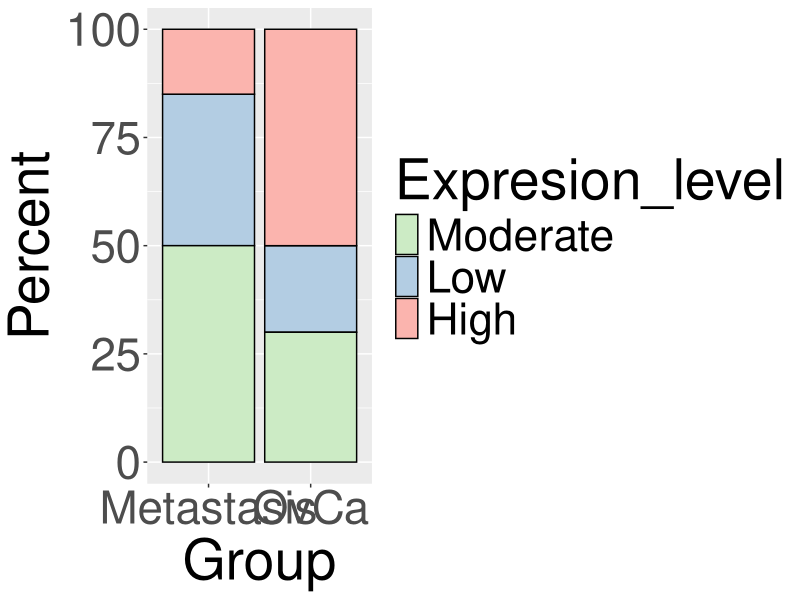
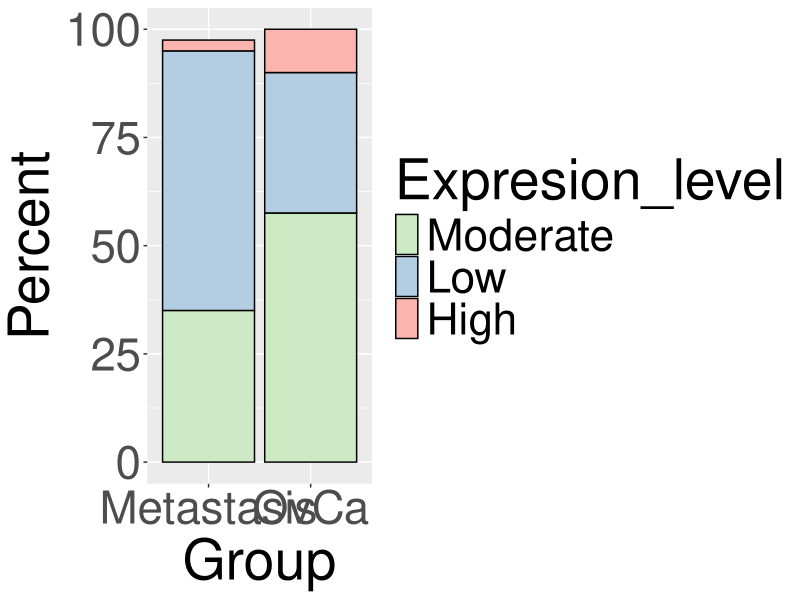

These figures' R source, in order:
df1 <- read.table(
    "data/percent_B.tsv",
    header = TRUE,
    sep = "\t",
    stringsAsFactors = FALSE
)

df2 <- read.table(
    "data/percent_p.tsv",
    header = TRUE,
    sep = "\t",
    stringsAsFactors = FALSE
)

library("ggplot2")
p <- ggplot(
        df1,
        aes(x = Group, y = Percent, fill = Expresion_level)
    ) +
    geom_bar(stat = "identity", colour = "black") +
    guides(fill = guide_legend(reverse = TRUE)) +
    scale_fill_brewer(palette = "Pastel1") +
    theme(
        text = element_text(size = 40),
        axis.text = element_text(size = 33)
    )
ggsave(p, filename = "plot_B.png")

p <- ggplot(
    df2,
    aes(
        x = Group,
        y = Percent,
        fill = Expresion_level
    )
) +
    geom_bar(stat = "identity", colour = "black") +
    guides(fill = guide_legend(reverse = TRUE)) +
    scale_fill_brewer(palette = "Pastel1") +
    theme(
        text = element_text(size = 40),
        axis.text = element_text(size = 33)
    )
ggsave(p, filename = "plot_p.png")
